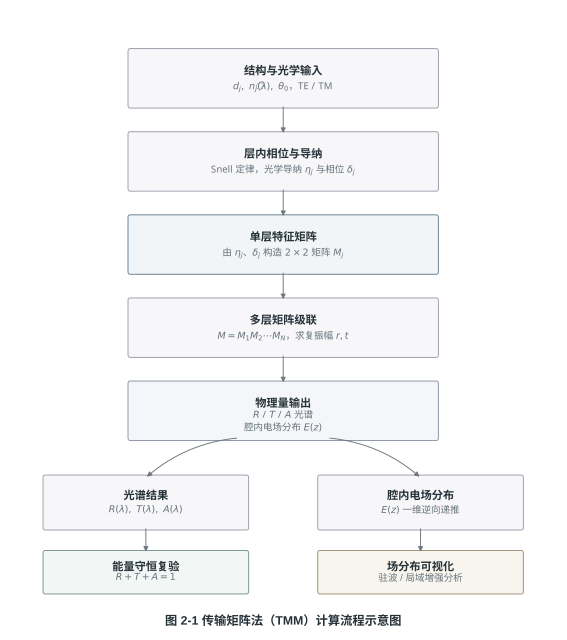

Generate this figure with Python:
"""Draw Fig. 2-1 as an editable, manuscript-style vertical flowchart."""

from pathlib import Path

import matplotlib as mpl
import matplotlib.pyplot as plt
from matplotlib.patches import FancyArrowPatch, FancyBboxPatch


OUT_DIR = Path(__file__).resolve().parent
STEM = OUT_DIR / "fig_2_1_tmm_flow"

# 150 x 169 mm: compact enough for an A4 Word text area.
WIDTH_IN = 5.90
HEIGHT_IN = 6.66

INK = "#263238"
MUTED = "#65727A"
ARROW = "#6D777E"

STYLES = {
    "main": ("#F5F6FA", "#8A92A3"),
    "intermediate": ("#F7F6F9", "#9C9AA8"),
    "core": ("#F1F5F7", "#6F8796"),
    "branch": ("#F7F6F9", "#9C9AA8"),
    "verify": ("#F2F7F6", "#7D9A96"),
    "analysis": ("#F8F5EF", "#A5957E"),
}


mpl.rcParams.update(
    {
        "font.family": "sans-serif",
        "font.sans-serif": ["Microsoft YaHei", "Arial", "SimHei", "DejaVu Sans"],
        "font.size": 8.0,
        "text.color": INK,
        "svg.fonttype": "none",
        "axes.unicode_minus": False,
        "figure.facecolor": "white",
        "savefig.facecolor": "white",
    }
)


def box(ax, x, y, w, h, title, detail, *, style="main"):
    """Add a restrained two-line process box in axes coordinates."""
    face, edge = STYLES[style]
    patch = FancyBboxPatch(
        (x, y),
        w,
        h,
        boxstyle="round,pad=0.004,rounding_size=0.004",
        facecolor=face,
        edgecolor=edge,
        linewidth=0.76 if style in ("core", "verify", "analysis") else 0.70,
        transform=ax.transAxes,
        clip_on=False,
    )
    ax.add_patch(patch)
    ax.text(
        x + w / 2,
        y + h * 0.63,
        title,
        fontsize=8.4,
        fontweight="semibold",
        ha="center",
        va="center",
        linespacing=1.28,
        transform=ax.transAxes,
    )
    detail_y = y + h * (0.30 if "\n" in detail else 0.34)
    ax.text(
        x + w / 2,
        detail_y,
        detail,
        fontsize=7.15,
        color=MUTED,
        ha="center",
        va="center",
        linespacing=1.34,
        transform=ax.transAxes,
    )


def straight_arrow(ax, start, end):
    ax.add_patch(
        FancyArrowPatch(
            start,
            end,
            arrowstyle="-|>",
            mutation_scale=7.5,
            linewidth=0.72,
            color=ARROW,
            shrinkA=1,
            shrinkB=1,
            transform=ax.transAxes,
            clip_on=False,
        )
    )


def branch_arrow(ax, start, end, rad):
    ax.add_patch(
        FancyArrowPatch(
            start,
            end,
            arrowstyle="-|>",
            connectionstyle=f"arc3,rad={rad}",
            mutation_scale=7.5,
            linewidth=0.72,
            color=ARROW,
            shrinkA=1,
            shrinkB=1,
            transform=ax.transAxes,
            clip_on=False,
        )
    )


def draw():
    fig, ax = plt.subplots(figsize=(WIDTH_IN, HEIGHT_IN))
    ax.set_xlim(0, 1)
    ax.set_ylim(0, 1)
    ax.axis("off")

    cx = 0.50
    main_w = 0.54
    main_h = 0.085
    main_x = cx - main_w / 2
    ys = [0.835, 0.705, 0.575, 0.445, 0.315]

    steps = [
        ("结构与光学输入", r"$d_j,\ \tilde{n}_j(\lambda),\ \theta_0$，TE / TM"),
        ("层内相位与导纳", r"Snell 定律，光学导纳 $\eta_j$ 与相位 $\delta_j$"),
        ("单层特征矩阵", r"由 $\eta_j$、$\delta_j$ 构造 $2\times2$ 矩阵 $M_j$"),
        ("多层矩阵级联", r"$M=M_1M_2\cdots M_N$，求复振幅 $r,t$"),
        ("物理量输出", "$R$ / $T$ / $A$ 光谱\n腔内电场分布 $E(z)$"),
    ]

    for i, ((title, detail), y) in enumerate(zip(steps, ys)):
        style = "core" if i == 2 else "main" if i == 4 else "intermediate"
        box(ax, main_x, y, main_w, main_h, title, detail, style=style)

    for upper_y, lower_y in zip(ys[:-1], ys[1:]):
        straight_arrow(
            ax,
            (cx, upper_y),
            (cx, lower_y + main_h),
        )

    branch_w = 0.355
    branch_h = 0.078
    left_x = 0.080
    right_x = 1 - 0.080 - branch_w
    branch_y = 0.175
    box(ax, left_x, branch_y, branch_w, branch_h, "光谱结果", r"$R(\lambda),\ T(\lambda),\ A(\lambda)$", style="branch")
    box(ax, right_x, branch_y, branch_w, branch_h, "腔内电场分布", r"$E(z)$ 一维逆向递推", style="branch")

    split_y = ys[-1]
    branch_arrow(
        ax,
        (cx - 0.080, split_y),
        (left_x + branch_w / 2, branch_y + branch_h),
        0.16,
    )
    branch_arrow(
        ax,
        (cx + 0.080, split_y),
        (right_x + branch_w / 2, branch_y + branch_h),
        -0.16,
    )

    check_w = branch_w
    check_h = 0.060
    check_y = 0.075
    box(ax, left_x, check_y, check_w, check_h, "能量守恒复验", r"$R+T+A=1$", style="verify")
    box(ax, right_x, check_y, check_w, check_h, "场分布可视化", "驻波 / 局域增强分析", style="analysis")
    straight_arrow(
        ax,
        (left_x + branch_w / 2, branch_y),
        (left_x + branch_w / 2, check_y + check_h),
    )
    straight_arrow(
        ax,
        (right_x + branch_w / 2, branch_y),
        (right_x + branch_w / 2, check_y + check_h),
    )

    ax.text(
        0.50,
        0.018,
        "图 2-1  传输矩阵法（TMM）计算流程示意图",
        fontsize=9.2,
        fontweight="semibold",
        color=INK,
        ha="center",
        va="bottom",
        transform=ax.transAxes,
    )

    fig.subplots_adjust(left=0, right=1, bottom=0, top=1)
    fig.savefig(STEM.with_suffix(".svg"), format="svg", bbox_inches=None)
    fig.savefig(STEM.with_suffix(".png"), format="png", dpi=300, bbox_inches=None)
    plt.close(fig)


if __name__ == "__main__":
    draw()
